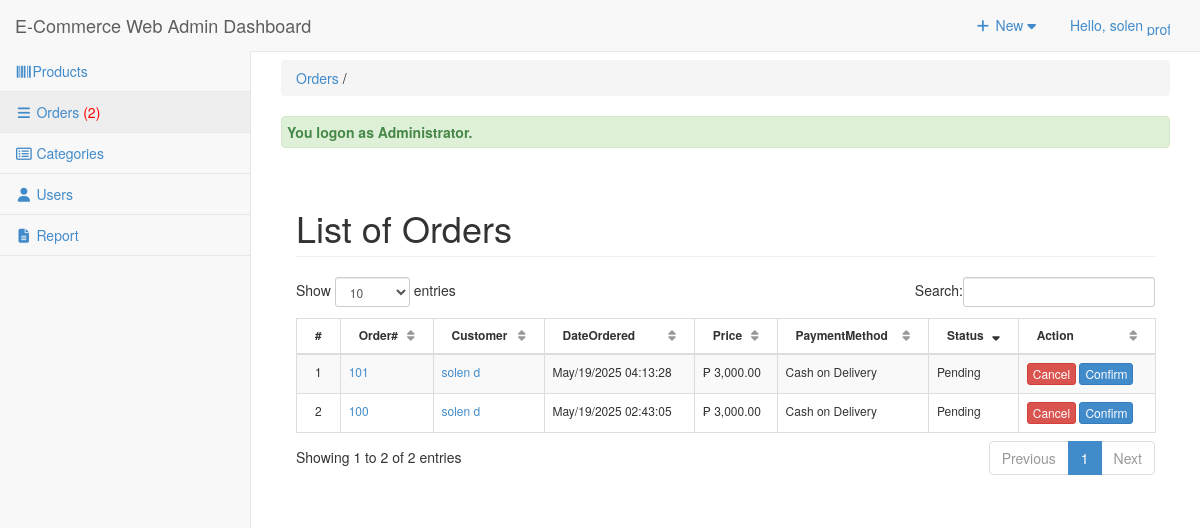
/admin/orders/index.php (signed in), run on the app's committed database.
### tables this page shows
CREATE TABLE `tblsummary` (
  `SUMMARYID` int(11) NOT NULL,
  `ORDEREDDATE` datetime NOT NULL,
  `CUSTOMERID` int(11) NOT NULL,
  `ORDEREDNUM` int(11) NOT NULL,
  `DELFEE` double NOT NULL,
  `PAYMENT` double NOT NULL,
  `PAYMENTMETHOD` varchar(30) NOT NULL,
  `ORDEREDSTATS` varchar(30) NOT NULL,
  `ORDEREDREMARKS` varchar(125) NOT NULL,
  `CLAIMEDADTE` datetime NOT NULL,
  `HVIEW` tinyint(4) NOT NULL,
  `USERID` int(11) NOT NULL
);

CREATE TABLE `tblcustomer` (
  `CUSTOMERID` int(11) NOT NULL,
  `FNAME` varchar(30) NOT NULL,
  `LNAME` varchar(30) NOT NULL,
  `MNAME` varchar(30) NOT NULL,
  `CUSHOMENUM` varchar(90) NOT NULL,
  `STREETADD` text NOT NULL,
  `CITY` text NOT NULL,
  `CITYADD` text NOT NULL,
  `PROVINCE` varchar(80) NOT NULL,
  `COUNTRY` varchar(30) NOT NULL,
  `DBIRTH` date NOT NULL,
  `GENDER` varchar(10) NOT NULL,
  `PHONE` varchar(20) NOT NULL,
  `EMAILADD` varchar(40) NOT NULL,
  `ZIPCODE` int(6) NOT NULL,
  `CUSUNAME` varchar(20) NOT NULL,
  `CUSPASS` varchar(90) NOT NULL,
  `CUSPHOTO` varchar(255) NOT NULL,
  `TERMS` tinyint(4) NOT NULL,
  `DATEJOIN` date NOT NULL
);

### admin/orders/index.php (called while the page is built, shortened)
<?php
require_once ("../theme/templates.php");
?>

### include/database.php (called while the page is built, shortened)
<?php
class Database {
    public $pdo;
    public $last_query;
    public function open_connection() {
        try {
            $dsn = "mysql:host=" . server . ";dbname=" . database_name . ";charset=utf8";
            $this->pdo = new PDO($dsn, user, pass, [
                PDO::ATTR_ERRMODE => PDO::ERRMODE_EXCEPTION,
                PDO::ATTR_DEFAULT_FETCH_MODE => PDO::FETCH_OBJ
            ]);
        } catch (PDOException $e) {
            echo "Problem in database connection! Contact administrator!<br>";
            echo $e->getMessage();
            exit();
        }
    }
    public function setQuery($sql='') {
        $this->last_query = $sql;
    }
    public function executeQuery($params = []) {
        try {
            $stmt = $this->pdo->prepare($this->last_query);
            $stmt->execute($params);
            return $stmt;
        } catch (PDOException $e) {
            $this->error_no = $e->getCode();
            $this->error_msg = $e->getMessage();
            return false;
        }
    }
public function loadResultList($key='') {
    $stmt = $this->executeQuery();
    $array = [];
    if ($stmt) {
        while ($row = $stmt->fetch()) {
            if ($key && isset($row->$key)) {
                $array[$row->$key] = $row;
            } else {
                $array[] = $row;
            }
        }
    }
    return $array;
}
}
$mydb = new Database();
?>

### admin/orders/list.php (the view, shortened to what this page needs)
<div class="container">
 	<div class="row">
       	 <div class="col-lg-12">
            <h1 class="page-header">List of Orders</h1>
       		</div>
   		 </div>
			    <form action="controller.php?action=delete" Method="POST">
				 <div class="table-responsive">
                  <table id="example" class="table  table-striped table-bordered table-hover"  style="font-size:12px" cellspacing="0">
			 		<thead>
			 		<tr >
				  		<th>#</th>
				  		<th>Order#</th>
				  		<th>Customer</th>
				  		<th>DateOrdered</th>
				  		<th >Price</th>
				  		<th >PaymentMethod</th>
				  		<th>Status</th>
				  		<th width="100px">Action</th>
				  	</tr>
			   		</thead>
			   		<tbody>
					<?php
				  		$query = "SELECT * FROM `tblsummary` s ,`tblcustomer` c
				  				WHERE   s.`CUSTOMERID`=c.`CUSTOMERID` ORDER BY   `ORDEREDNUM` desc ";
				  		$mydb->setQuery($query);
				  		$cur = $mydb->loadResultList();
						foreach ($cur as $result) {
						?>
					<?php
						echo '<tr>';
				  		echo '<td width="3%" align="center"></td>';
				  		echo '<td><a href="#" title="View list Of ordered" data-target="#myModal" data-toggle="modal" class="orders" data-id="'.$result->ORDEREDNUM.'">'.$result->ORDEREDNUM .'</a> </td>';
				  		echo '<td><a href="index.php?view=customerdetails&customerid='.$result->CUSTOMERID.'" title="View customer information">'. $result->FNAME.' '. $result->LNAME.'</a></td>';
				  		echo '<td>'. date_format(date_create($result->ORDEREDDATE),"M/d/Y h:i:s").'</td>';
				  		echo '<td> &#8369 '.number_format($result->PAYMENT ,2).'</td>';
				  		echo '<td >'.$result->PAYMENTMETHOD .'</td>';
				  		echo '<td >'. $result->ORDEREDSTATS.'</td>';
				  		if($result->ORDEREDSTATS=='Pending'){
				  				echo '<td><a href="controller.php?action=edit&id='.$result->ORDEREDNUM.'&customerid='.$result->CUSTOMERID.'&actions=cancel" class="btn btn-danger btn-xs">Cancel</a>
				  				<a href="controller.php?action=edit&id='.$result->ORDEREDNUM.'&customerid='.$result->CUSTOMERID.'&actions=confirm"  class="btn btn-primary btn-xs">Confirm</a></td>';
			  	 		}elseif($result->ORDEREDSTATS=='Confirmed'){
				  	 			echo '<td><a href="#"  class="btn btn-success btn-xs" disabled>Confirmed</a></td>';
			  	 		}else{
			  	 			 echo '<td> <a  href="#"  class="btn btn-danger btn-xs" disabled>Cancelled</a></td>';
			  	 		}
				  		echo '</tr>';
				  	}
				  	?>
				 </tbody>
				</table>
				</div>
				</form>

### admin/css/sb-admin-2.css (style rules this page uses)
body { background-color: #f8f8f8; }
table.dataTable thead .sorting, table.dataTable thead .sorting_asc, table.dataTable thead .sorting_desc, table.dataTable thead .sorting_asc_disabled, table.dataTable thead .sorting_desc_disabled { background: 0 0; }
table.dataTable thead .sorting_desc:after { content: "\f0dd"; float: right; font-family: fontawesome; }
table.dataTable thead .sorting:after { content: "\f0dc"; float: right; font-family: fontawesome; color: rgba(50,50,50,.5); }

### data on the page
tblsummary: ORDEREDNUM "101", CUSTOMERID.FNAME "solen", CUSTOMERID.LNAME "d", ORDEREDDATE "May/19/2025 04:13:28", PAYMENT "3,000.00", PAYMENTMETHOD "Cash on Delivery", ORDEREDSTATS "Pending"
tblsummary: ORDEREDNUM "100", CUSTOMERID.FNAME "solen", CUSTOMERID.LNAME "d", ORDEREDDATE "May/19/2025 02:43:05", PAYMENT "3,000.00", PAYMENTMETHOD "Cash on Delivery", ORDEREDSTATS "Pending"

### other printed values
$_SESSION['U_NAME'] "solen"
$res "2"
$title "Orders"
$_SESSION['message'] "You logon as Administrator."
